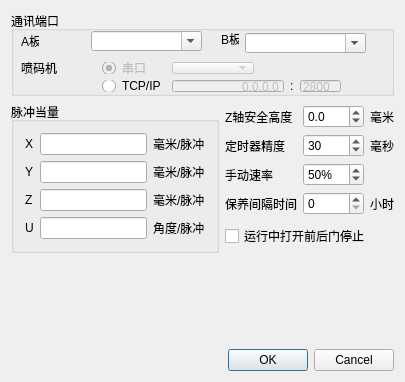
<?xml version="1.0" encoding="UTF-8"?>
<ui version="4.0">
 <class>SysSetup</class>
 <widget class="QDialog" name="SysSetup">
  <property name="geometry">
   <rect>
    <x>0</x>
    <y>0</y>
    <width>405</width>
    <height>382</height>
   </rect>
  </property>
  <property name="windowTitle">
   <string>系统参数</string>
  </property>
  <layout class="QGridLayout" name="gridLayout_2">
   <item row="1" column="0">
    <widget class="QGroupBox" name="groupBox_2">
     <property name="title">
      <string>脉冲当量</string>
     </property>
     <layout class="QGridLayout" name="gridLayout">
      <item row="1" column="2">
       <widget class="QLabel" name="label_13">
        <property name="text">
         <string>毫米/脉冲</string>
        </property>
       </widget>
      </item>
      <item row="2" column="1">
       <widget class="QLineEdit" name="pulseValueZ">
        <property name="alignment">
         <set>Qt::AlignRight|Qt::AlignTrailing|Qt::AlignVCenter</set>
        </property>
       </widget>
      </item>
      <item row="1" column="1">
       <widget class="QLineEdit" name="pulseValueY">
        <property name="alignment">
         <set>Qt::AlignRight|Qt::AlignTrailing|Qt::AlignVCenter</set>
        </property>
       </widget>
      </item>
      <item row="0" column="1">
       <widget class="QLineEdit" name="pulseValueX">
        <property name="alignment">
         <set>Qt::AlignRight|Qt::AlignTrailing|Qt::AlignVCenter</set>
        </property>
       </widget>
      </item>
      <item row="0" column="2">
       <widget class="QLabel" name="label_9">
        <property name="text">
         <string>毫米/脉冲</string>
        </property>
       </widget>
      </item>
      <item row="0" column="0">
       <widget class="QLabel" name="label_15">
        <property name="text">
         <string notr="true">X</string>
        </property>
       </widget>
      </item>
      <item row="3" column="2">
       <widget class="QLabel" name="label_19">
        <property name="text">
         <string>角度/脉冲</string>
        </property>
       </widget>
      </item>
      <item row="2" column="2">
       <widget class="QLabel" name="label_14">
        <property name="text">
         <string>毫米/脉冲</string>
        </property>
       </widget>
      </item>
      <item row="3" column="1">
       <widget class="QLineEdit" name="pulseValueU">
        <property name="alignment">
         <set>Qt::AlignRight|Qt::AlignTrailing|Qt::AlignVCenter</set>
        </property>
       </widget>
      </item>
      <item row="3" column="0">
       <widget class="QLabel" name="label_18">
        <property name="text">
         <string notr="true">U</string>
        </property>
       </widget>
      </item>
      <item row="2" column="0">
       <widget class="QLabel" name="label_17">
        <property name="text">
         <string notr="true">Z</string>
        </property>
       </widget>
      </item>
      <item row="1" column="0">
       <widget class="QLabel" name="label_16">
        <property name="text">
         <string notr="true">Y</string>
        </property>
       </widget>
      </item>
     </layout>
    </widget>
   </item>
   <item row="1" column="1">
    <layout class="QVBoxLayout" name="verticalLayout" stretch="0,0">
     <item>
      <layout class="QGridLayout" name="gridLayout_5" columnstretch="0,0,0">
       <item row="0" column="1">
        <widget class="QDoubleSpinBox" name="doubleSpinBox">
         <property name="decimals">
          <number>1</number>
         </property>
         <property name="minimum">
          <double>-200.000000000000000</double>
         </property>
         <property name="maximum">
          <double>200.000000000000000</double>
         </property>
        </widget>
       </item>
       <item row="0" column="0">
        <widget class="QLabel" name="label_49">
         <property name="text">
          <string>Z轴安全高度</string>
         </property>
        </widget>
       </item>
       <item row="1" column="2">
        <widget class="QLabel" name="label_6">
         <property name="text">
          <string>毫秒</string>
         </property>
        </widget>
       </item>
       <item row="1" column="0">
        <widget class="QLabel" name="label_5">
         <property name="text">
          <string>定时器精度</string>
         </property>
        </widget>
       </item>
       <item row="1" column="1">
        <widget class="QSpinBox" name="spinBox">
         <property name="minimum">
          <number>10</number>
         </property>
         <property name="maximum">
          <number>100</number>
         </property>
         <property name="singleStep">
          <number>5</number>
         </property>
         <property name="value">
          <number>30</number>
         </property>
        </widget>
       </item>
       <item row="2" column="1">
        <widget class="QSpinBox" name="spinBox_2">
         <property name="suffix">
          <string>%</string>
         </property>
         <property name="minimum">
          <number>1</number>
         </property>
         <property name="maximum">
          <number>100</number>
         </property>
         <property name="singleStep">
          <number>10</number>
         </property>
         <property name="value">
          <number>50</number>
         </property>
        </widget>
       </item>
       <item row="2" column="0">
        <widget class="QLabel" name="label_11">
         <property name="text">
          <string>手动速率</string>
         </property>
        </widget>
       </item>
       <item row="0" column="2">
        <widget class="QLabel" name="label_50">
         <property name="text">
          <string>毫米</string>
         </property>
        </widget>
       </item>
       <item row="3" column="0">
        <widget class="QLabel" name="label_12">
         <property name="text">
          <string>保养间隔时间</string>
         </property>
        </widget>
       </item>
       <item row="3" column="1">
        <widget class="QSpinBox" name="spinBox_3">
         <property name="maximum">
          <number>9999</number>
         </property>
        </widget>
       </item>
       <item row="3" column="2">
        <widget class="QLabel" name="label_3">
         <property name="text">
          <string>小时</string>
         </property>
        </widget>
       </item>
      </layout>
     </item>
     <item>
      <widget class="QCheckBox" name="checkBox">
       <property name="text">
        <string>运行中打开前后门停止</string>
       </property>
      </widget>
     </item>
    </layout>
   </item>
   <item row="2" column="0">
    <widget class="QLabel" name="label_4"/>
   </item>
   <item row="3" column="1">
    <widget class="QDialogButtonBox" name="buttonBox">
     <property name="standardButtons">
      <set>QDialogButtonBox::Cancel|QDialogButtonBox::Ok</set>
     </property>
    </widget>
   </item>
   <item row="0" column="0" colspan="2">
    <widget class="QGroupBox" name="groupBox">
     <property name="title">
      <string>通讯端口</string>
     </property>
     <widget class="QLabel" name="label_7">
      <property name="geometry">
       <rect>
        <x>10</x>
        <y>48</y>
        <width>36</width>
        <height>16</height>
       </rect>
      </property>
      <property name="text">
       <string>喷码机</string>
      </property>
      <property name="alignment">
       <set>Qt::AlignLeading|Qt::AlignLeft|Qt::AlignTop</set>
      </property>
     </widget>
     <widget class="QLabel" name="label">
      <property name="geometry">
       <rect>
        <x>10</x>
        <y>22</y>
        <width>18</width>
        <height>16</height>
       </rect>
      </property>
      <property name="text">
       <string>A板</string>
      </property>
     </widget>
     <widget class="QComboBox" name="comboBox">
      <property name="geometry">
       <rect>
        <x>80</x>
        <y>20</y>
        <width>111</width>
        <height>20</height>
       </rect>
      </property>
      <property name="editable">
       <bool>true</bool>
      </property>
     </widget>
     <widget class="QWidget" name="layoutWidget">
      <property name="geometry">
       <rect>
        <x>80</x>
        <y>40</y>
        <width>261</width>
        <height>52</height>
       </rect>
      </property>
      <layout class="QGridLayout" name="gridLayout_4">
       <item row="0" column="1">
        <layout class="QHBoxLayout" name="horizontalLayout_4">
         <item>
          <widget class="QComboBox" name="comboBox_3">
           <property name="enabled">
            <bool>false</bool>
           </property>
          </widget>
         </item>
         <item>
          <widget class="QLabel" name="label_10"/>
         </item>
        </layout>
       </item>
       <item row="0" column="0">
        <widget class="QRadioButton" name="radioButton">
         <property name="enabled">
          <bool>false</bool>
         </property>
         <property name="text">
          <string>串口</string>
         </property>
         <property name="checked">
          <bool>true</bool>
         </property>
        </widget>
       </item>
       <item row="1" column="0">
        <widget class="QRadioButton" name="radioButton_2">
         <property name="text">
          <string>TCP/IP</string>
         </property>
        </widget>
       </item>
       <item row="1" column="1">
        <layout class="QHBoxLayout" name="horizontalLayout">
         <item>
          <widget class="QLineEdit" name="lineEdit">
           <property name="enabled">
            <bool>false</bool>
           </property>
           <property name="text">
            <string>0.0.0.0</string>
           </property>
           <property name="alignment">
            <set>Qt::AlignRight|Qt::AlignTrailing|Qt::AlignVCenter</set>
           </property>
          </widget>
         </item>
         <item>
          <widget class="QLabel" name="label_8">
           <property name="sizePolicy">
            <sizepolicy hsizetype="Fixed" vsizetype="Preferred">
             <horstretch>0</horstretch>
             <verstretch>0</verstretch>
            </sizepolicy>
           </property>
           <property name="text">
            <string>:</string>
           </property>
          </widget>
         </item>
         <item>
          <widget class="QLineEdit" name="lineEdit_2">
           <property name="enabled">
            <bool>false</bool>
           </property>
           <property name="maximumSize">
            <size>
             <width>41</width>
             <height>20</height>
            </size>
           </property>
           <property name="text">
            <string>2800</string>
           </property>
          </widget>
         </item>
        </layout>
       </item>
      </layout>
     </widget>
     <widget class="QComboBox" name="comboBox_2">
      <property name="geometry">
       <rect>
        <x>234</x>
        <y>22</y>
        <width>121</width>
        <height>20</height>
       </rect>
      </property>
      <property name="editable">
       <bool>true</bool>
      </property>
     </widget>
     <widget class="QLabel" name="label_2">
      <property name="geometry">
       <rect>
        <x>210</x>
        <y>20</y>
        <width>18</width>
        <height>16</height>
       </rect>
      </property>
      <property name="text">
       <string>B板</string>
      </property>
     </widget>
    </widget>
   </item>
  </layout>
 </widget>
 <layoutdefault spacing="6" margin="11"/>
 <resources/>
 <connections>
  <connection>
   <sender>buttonBox</sender>
   <signal>accepted()</signal>
   <receiver>SysSetup</receiver>
   <slot>accept()</slot>
   <hints>
    <hint type="sourcelabel">
     <x>264</x>
     <y>352</y>
    </hint>
    <hint type="destinationlabel">
     <x>77</x>
     <y>271</y>
    </hint>
   </hints>
  </connection>
  <connection>
   <sender>buttonBox</sender>
   <signal>rejected()</signal>
   <receiver>SysSetup</receiver>
   <slot>reject()</slot>
   <hints>
    <hint type="sourcelabel">
     <x>335</x>
     <y>351</y>
    </hint>
    <hint type="destinationlabel">
     <x>77</x>
     <y>309</y>
    </hint>
   </hints>
  </connection>
  <connection>
   <sender>radioButton</sender>
   <signal>toggled(bool)</signal>
   <receiver>comboBox_3</receiver>
   <slot>setEnabled(bool)</slot>
   <hints>
    <hint type="sourcelabel">
     <x>88</x>
     <y>70</y>
    </hint>
    <hint type="destinationlabel">
     <x>197</x>
     <y>70</y>
    </hint>
   </hints>
  </connection>
  <connection>
   <sender>radioButton_2</sender>
   <signal>toggled(bool)</signal>
   <receiver>lineEdit</receiver>
   <slot>setEnabled(bool)</slot>
   <hints>
    <hint type="sourcelabel">
     <x>67</x>
     <y>89</y>
    </hint>
    <hint type="destinationlabel">
     <x>169</x>
     <y>89</y>
    </hint>
   </hints>
  </connection>
  <connection>
   <sender>radioButton_2</sender>
   <signal>toggled(bool)</signal>
   <receiver>lineEdit_2</receiver>
   <slot>setEnabled(bool)</slot>
   <hints>
    <hint type="sourcelabel">
     <x>90</x>
     <y>99</y>
    </hint>
    <hint type="destinationlabel">
     <x>329</x>
     <y>98</y>
    </hint>
   </hints>
  </connection>
 </connections>
</ui>
